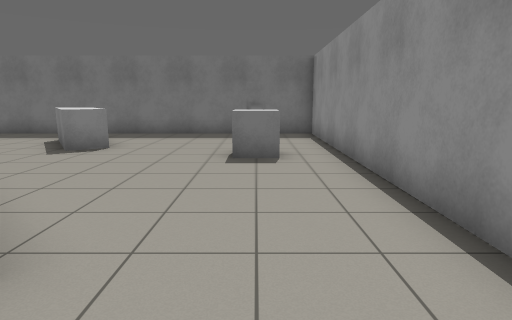
View 1 (above)

14 first-person views from a walk through a world built for the Gazebo simulator. The camera is 1.2 m above the floor, tilts 10° down and sees 75° across. The floor is counted in squares, 1 m on a side. Each view is taken from the middle of a square. On the plan, view 1 faces up. The plan holds only what a view shows up to about 13 squares ahead; the rest is blank.

View 2
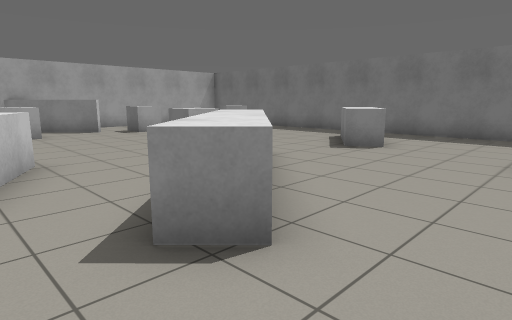

View 3
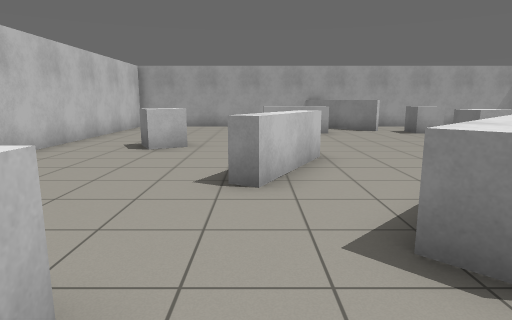

View 4
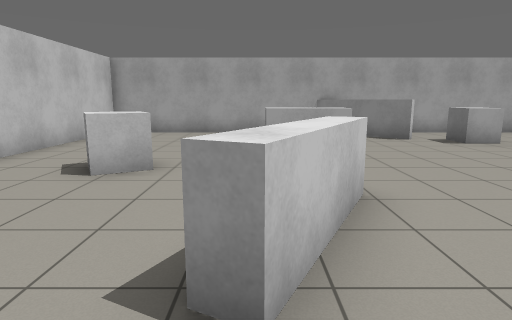

View 5
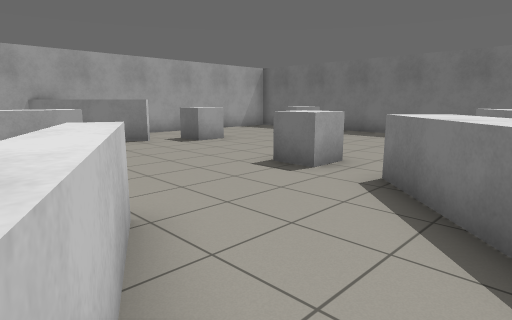

View 6
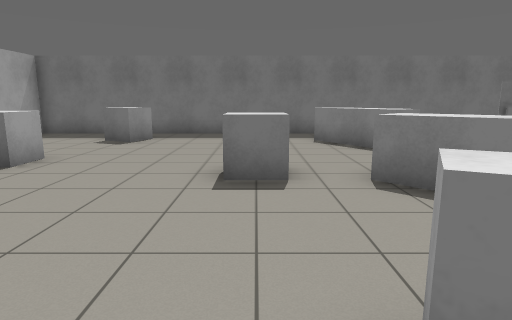

View 7
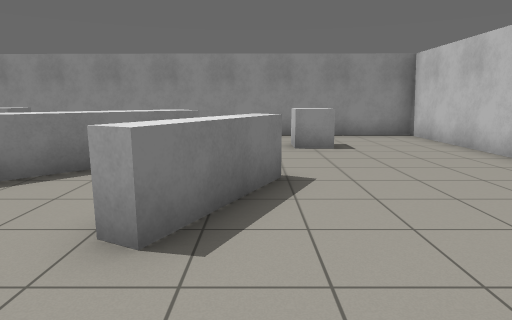

View 8
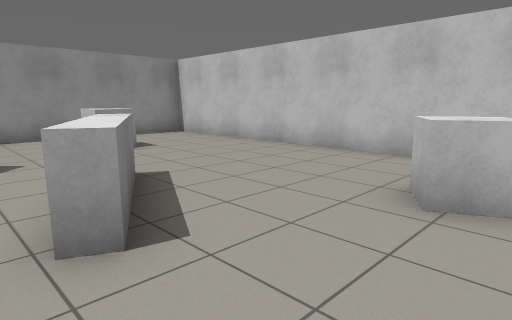

View 9
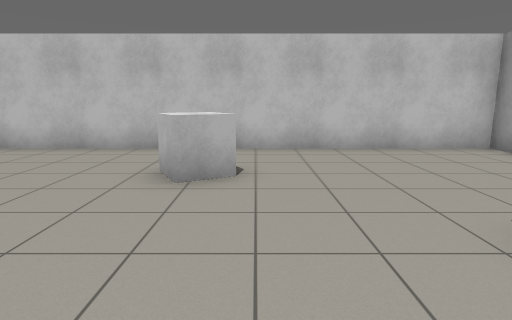

View 10
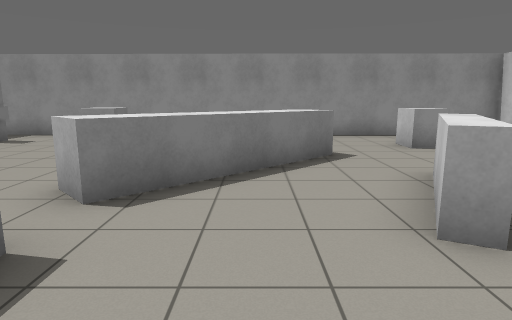

View 11
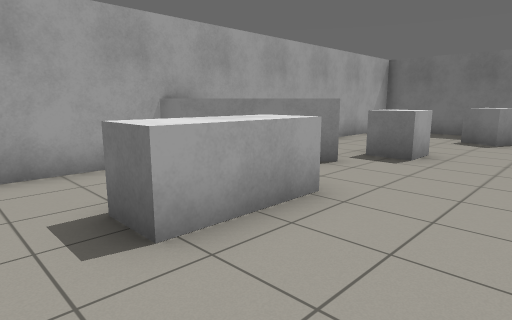

View 12
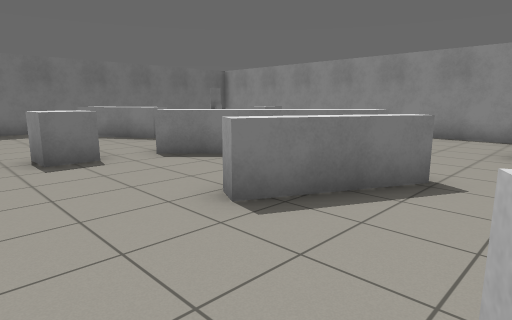

View 13
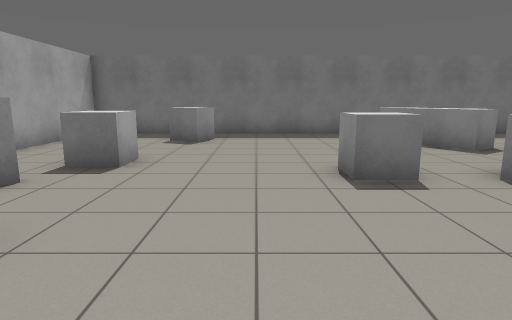

View 14
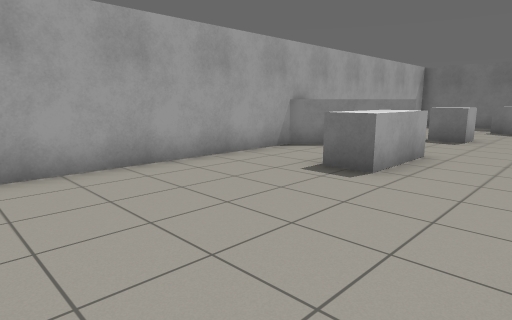

### Floor plan
Key: @ floor where view 1 was taken; # wall or solid block; . floor; = window, fence, low wall or low ledge; B white box.
Columns run from 16 left of view 1 to 2 right of it. Each row starts with its distance up from view 1.
 13 ###################
 12 #.................#
 11 #...B...... ....B.#
 10 #...B.....BB......#
  9 #..........BB.....#
  8 #..........B....B.#
  7 #..B............B.#
  6 #..B....B.........#
  5 #.......B.BB......#
  4 ###........BB.....#
  3 ##..........BB....#
  2 #..B.........BB...#
  1 #..B.....==.......#
  0 #.........==....@.#
 -1 #..............B..#
 -2 #......B.......B..#
 -3 #......B..........#
 -4 #.................#
 -5 #.................#
 -6 ###################

Where each view was taken, in squares from view 1:
view 1: 0 up, 0 right, facing up
view 2: 0 up, 0 right, facing up-left
view 3: 0 up, 0 right, facing left
view 4: 0 up, 3 left, facing left
view 5: 0 up, 4 left, facing up-left
view 6: 0 up, 8 left, facing up
view 7: 0 up, 10 left, facing right
view 8: 2 up, 10 left, facing down-right
view 9: 3 up, 10 left, facing down
view 10: 3 up, 10 left, facing right
view 11: 1 down, 10 left, facing up-left
view 12: 2 down, 10 left, facing up-right
view 13: 0 up, 10 left, facing up
view 14: 5 down, 10 left, facing up-left
